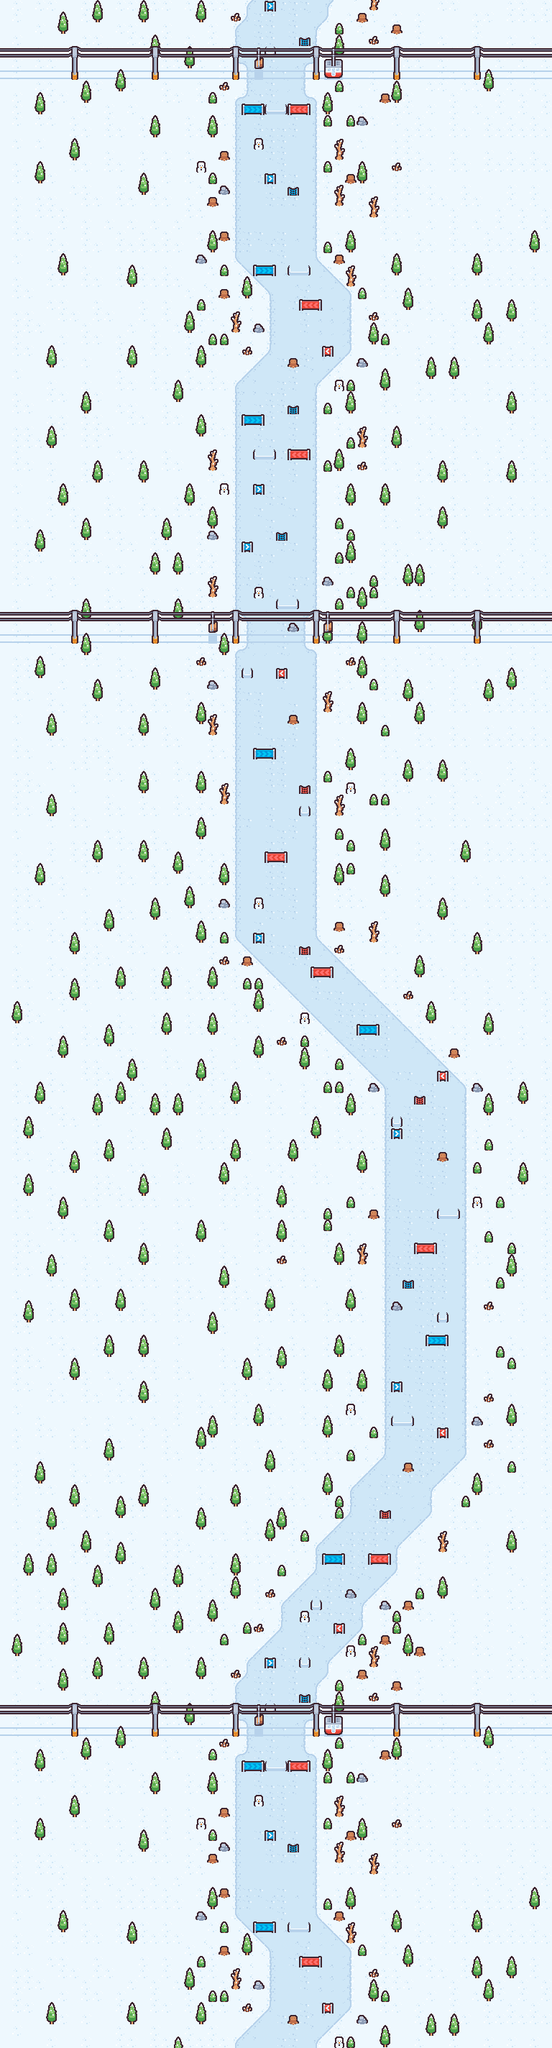

A level layout from a 2D game, rendered from its tile map. Below: a short description, then the map file with tile-grid data replaced by summaries:
An orthogonal 48x178 tile map with 16x16 px tiles, 7 tile layers (floor, shadows, tramplins, nets, ...), 1 hidden layer not drawn.

<map version="1.10" tiledversion="1.11.2" orientation="orthogonal" renderorder="right-down" width="48" height="178" tilewidth="16" tileheight="16" infinite="0" nextlayerid="14" nextobjectid="7">
 <tileset firstgid="1" name="tilemap" tilewidth="16" tileheight="16" spacing="1" tilecount="132" columns="12">
  <image source="tilemap.png" width="203" height="186" />
 </tileset>
 <layer id="2" name="floor" width="48" height="178">
  <data>[8544 cells, 8544 non-empty, 32 distinct tile ids]</data>
 </layer>
 <layer id="7" name="shadows" width="48" height="178">
  <data>[8544 cells, 144 non-empty, 5 distinct tile ids]</data>
 </layer>
 <layer id="8" name="tramplins" width="48" height="178">
  <data>[8544 cells, 24 non-empty, 3 distinct tile ids]</data>
 </layer>
 <layer id="9" name="nets" width="48" height="178">
  <data>[8544 cells, 11 non-empty, 2 distinct tile ids]</data>
 </layer>
 <layer id="5" name="nature" width="48" height="178">
  <data>[8544 cells, 696 non-empty, 9 distinct tile ids]</data>
 </layer>
 <layer id="6" name="barriers" width="48" height="178">
  <data>[8544 cells, 226 non-empty, 21 distinct tile ids]</data>
 </layer>
 <layer id="13" name="laps" width="48" height="178">
  <data>[8544 cells, 30 non-empty, 5 distinct tile ids]</data>
 </layer>
 <layer id="10" name="collision" width="48" height="178" visible="0">
  <data>[8544 cells, 420 non-empty, 1 distinct tile ids]</data>
 </layer>
</map>
